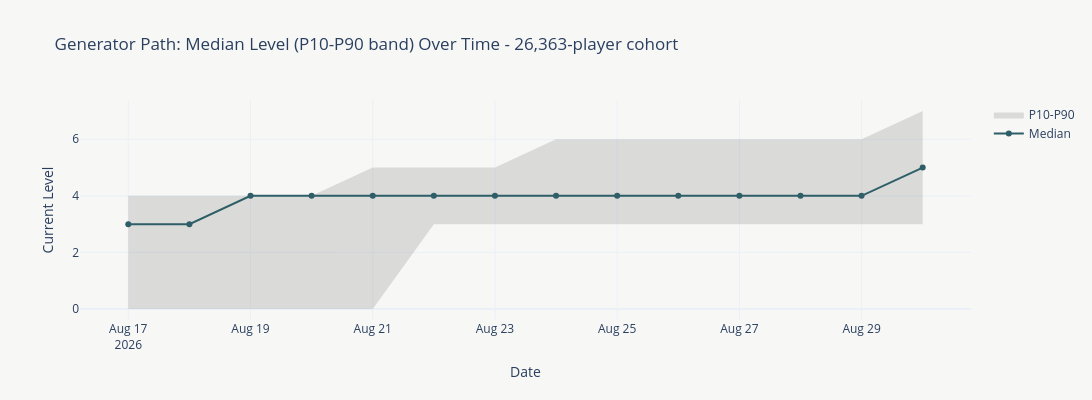

Source (notebook cell):
### Code cell
for path, label in path_labels.items():
    grid = level_grid_by_path[path]

    pct_summary = grid.groupby('dt')['current_level'].agg(
        p10=lambda s: s.quantile(0.1),
        median=lambda s: s.quantile(0.5),
        p90=lambda s: s.quantile(0.9),
    ).reset_index()

    fig = go.Figure()
    fig.add_trace(go.Scatter(
        x=pd.concat([pct_summary['dt'], pct_summary['dt'][::-1]]),
        y=pd.concat([pct_summary['p90'], pct_summary['p10'][::-1]]),
        fill='toself',
        fillcolor='rgba(100,100,100,0.2)',
        line={'color': 'rgba(255,255,255,0)'},
        hoverinfo='skip',
        name='P10-P90',
    ))
    fig.add_trace(go.Scatter(
        x=pct_summary['dt'],
        y=pct_summary['median'],
        mode='lines+markers',
        name='Median',
        line={'color': _FEW_QUALITATIVE[0]},
    ))
    fig.update_layout(
        title=f'{label} Path: Median Level (P10-P90 band) Over Time - {n_population:,}-player cohort',
        xaxis_title='Date',
        yaxis_title='Current Level',
        width=1200,
        height=400,
    )
    few_style(fig)
    fig.show()

### Figure 1 — Plotly figure (JSON) as saved in the notebook; plotly's stock layout.template omitted (floating-point values rounded to 4 significant figures)
{"data": [{"fill": "toself", "fillcolor": "rgba(100,100,100,0.2)", "hoverinfo": "skip", "line": {"color": "rgba(255,255,255,0)"}, "name": "P10-P90", "type": "scatter", "x": ["2026-08-17T00:00:00.000000000", "2026-08-18T00:00:00.000000000", "2026-08-19T00:00:00.000000000", "2026-08-20T00:00:00.000000000", "2026-08-21T00:00:00.000000000", "2026-08-22T00:00:00.000000000", "2026-08-23T00:00:00.000000000", "2026-08-24T00:00:00.000000000", "2026-08-25T00:00:00.000000000", "2026-08-26T00:00:00.000000000", "2026-08-27T00:00:00.000000000", "2026-08-28T00:00:00.000000000", "2026-08-29T00:00:00.000000000", "2026-08-30T00:00:00.000000000", "2026-08-30T00:00:00.000000000", "2026-08-29T00:00:00.000000000", "2026-08-28T00:00:00.000000000", "2026-08-27T00:00:00.000000000", "2026-08-26T00:00:00.000000000", "2026-08-25T00:00:00.000000000", "2026-08-24T00:00:00.000000000", "2026-08-23T00:00:00.000000000", "2026-08-22T00:00:00.000000000", "2026-08-21T00:00:00.000000000", "2026-08-20T00:00:00.000000000", "2026-08-19T00:00:00.000000000", "2026-08-18T00:00:00.000000000", "2026-08-17T00:00:00.000000000"], "y": [4.0, 4.0, 4.0, 4.0, 5.0, 5.0, 5.0, 6.0, 6.0, 6.0, 6.0, 6.0, 6.0, 7.0, 3.0, 3.0, 3.0, 3.0, 3.0, 3.0, 3.0, 3.0, 3.0, 0.0, 0.0, 0.0, 0.0, 0.0]}, {"line": {"color": "#2E5E67"}, "mode": "lines+markers", "name": "Median", "type": "scatter", "x": ["2026-08-17T00:00:00.000000000", "2026-08-18T00:00:00.000000000", "2026-08-19T00:00:00.000000000", "2026-08-20T00:00:00.000000000", "2026-08-21T00:00:00.000000000", "2026-08-22T00:00:00.000000000", "2026-08-23T00:00:00.000000000", "2026-08-24T00:00:00.000000000", "2026-08-25T00:00:00.000000000", "2026-08-26T00:00:00.000000000", "2026-08-27T00:00:00.000000000", "2026-08-28T00:00:00.000000000", "2026-08-29T00:00:00.000000000", "2026-08-30T00:00:00.000000000"], "y": [3.0, 3.0, 4.0, 4.0, 4.0, 4.0, 4.0, 4.0, 4.0, 4.0, 4.0, 4.0, 4.0, 5.0]}], "layout": {"height": 400, "paper_bgcolor": "#f7f7f5", "plot_bgcolor": "#f7f7f5", "title": {"text": "Generator Path: Median Level (P10-P90 band) Over Time - 26,363-player cohort"}, "width": 1200, "xaxis": {"title": {"text": "Date"}}, "yaxis": {"title": {"text": "Current Level"}}}}
